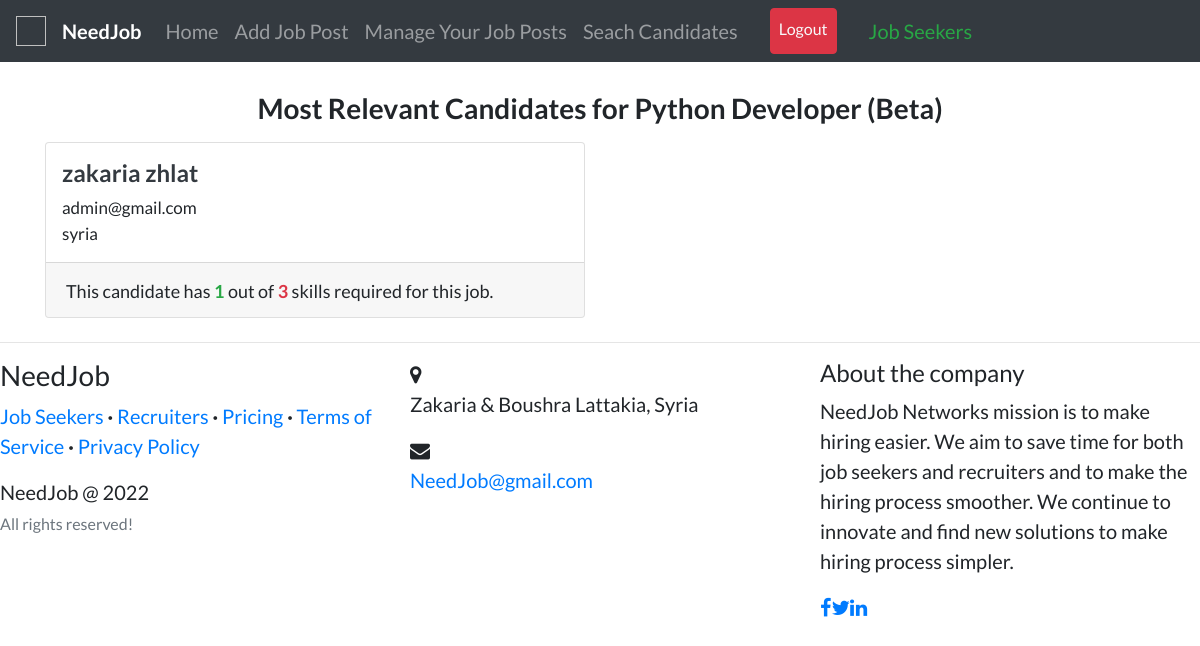
The page /hiring/job/python-developer/search/ (signed in) on the database as committed earlier.
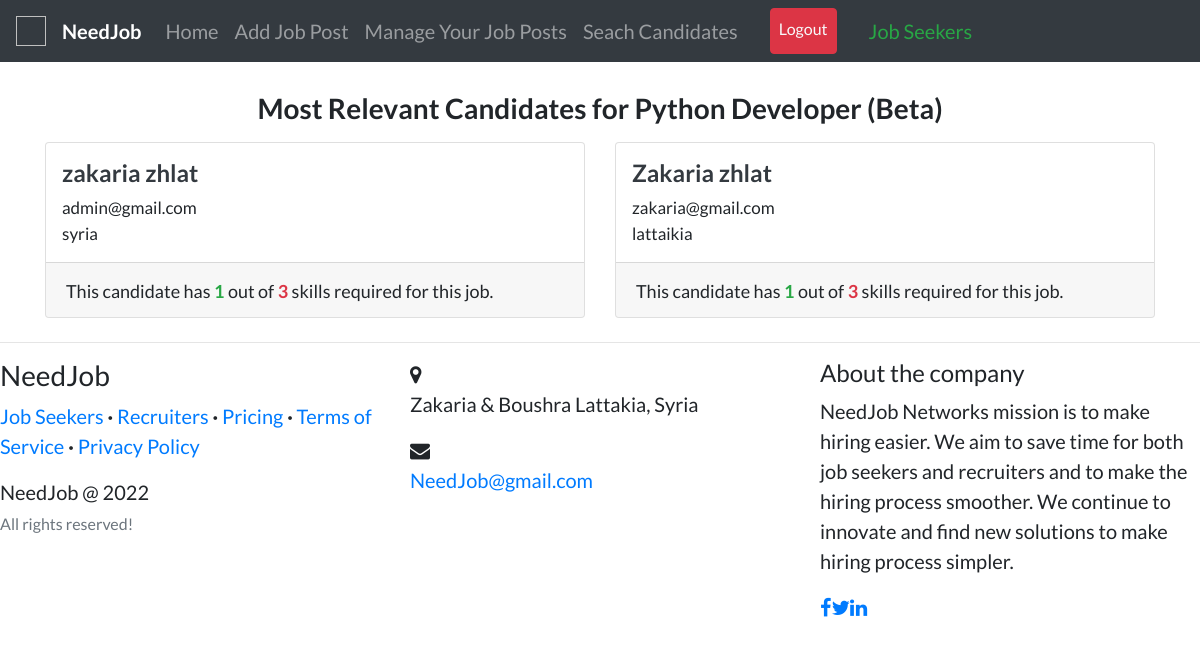
The same page on the database as committed later.
### candidates/models.py (models this page shows, shortened)
class Profile(models.Model):
    user = models.OneToOneField(
        User, on_delete=models.CASCADE, primary_key=True, related_name='profile')
    full_name = models.CharField(max_length=200, null=True, blank=True)
    country = CountryField(null=True, blank=True)
    location = models.CharField(max_length=255, null=True, blank=True)
    picture = models.ImageField(
        upload_to='img/users', null=True, verbose_name=""
    )
    resume = models.FileField(upload_to='resumes', null=True, blank=True)
    grad_year = models.IntegerField(blank=True)
    looking_for = models.CharField(
        max_length=30, choices=CHOICES, default='Full Time', null=True)
    slug = AutoSlugField(populate_from='user', unique=True)

### accounts/models.py (models this page shows, shortened)
class User(AbstractUser):
    username = None
    email = models.EmailField(
        verbose_name='email address',
        max_length=255,
        unique=True
    )
    date_of_birth = models.DateField(default='1990-01-01')
    gender = models.CharField(max_length=1, choices=GENDER_CHOICES, blank=True)
    picture = models.ImageField(
        upload_to='img/users', null=True, verbose_name=""
    )
    phone = PhoneNumberField()
    USERNAME_FIELD = 'email'
    REQUIRED_FIELDS = ['first_name', 'last_name']
    objects = UserManager()
    """
    def save(self, **kwargs):
        if not (self.is_staff or self.is_superuser):
            password = self.password
            if password is not None:
                self.set_password(password)
            super(User, self).save(**kwargs)
            name = f"{self.first_name} {self.last_name}"
            Profile.objects.create(
                name=name, dob=self.date_of_birth, user=self)
            return self
        else:
            return super(User, self).save(**kwargs)
    """

### recruiters/views.py (the view)
# urls.py: path('job/<slug>/search/', views.job_candidate_search,
@login_required
def job_candidate_search(request, slug):
    job = get_object_or_404(Job, slug=slug)
    relevant_candidates = []
    common = []
    applicants = Profile.objects.filter(looking_for=job.job_type)
    job_skills = []
    skills = str(job.skills_req).split(",")
    for skill in skills:
        job_skills.append(skill.strip().lower())
    for applicant in applicants:
        user = applicant.user
        skill_list = list(Skill.objects.filter(user=user))
        skills = []
        for i in skill_list:
            skills.append(i.skill.lower())
        common_skills = list(set(job_skills) & set(skills))
        if (len(common_skills) != 0 and len(common_skills) >= len(job_skills)//2):
            relevant_candidates.append(applicant)
            common.append(len(common_skills))
    objects = zip(relevant_candidates, common)
    objects = sorted(objects, key=lambda t: t[1], reverse=True)
    objects = objects[:100]
    context = {
        'rec_navbar': 1,
        'job': job,
        'objects': objects,
        'job_skills': len(job_skills),
        'relevant': len(relevant_candidates),
    }
    return render(request, 'recruiters/job_candidate_search.html', context)

### templates/recruiters/job_candidate_search.html (shortened to what this page needs)
{% extends "accounts/layout.html" %} {% load static %} {% block content %}
<br />
<div>
  <h3 class="text-center">
    <b>Most Relevant Candidates for {{job.title}} (Beta)</b>
  </h3>
  {% if relevant %}
  <div class="row">
    {% for profile, common in objects %}
    <div class="col-md-6">
      <div class="card card-signin my-2">
        <span class="ml-3 mt-3">
          <a href="{% url 'candidates:profile-view' profile.slug %}">
            {% if profile.full_name %}
            <h4 class="text-dark">
              <b>{{profile.full_name}}</b>
            </h4>
            {% else %}
            <h4 class="text-dark">
              <b>{{profile.user.username}}</b>
            </h4>
            {% endif %}
          </a>
          <p style="font-size: 17px">
            {{profile.user.email}}<br />
            {% if profile.location %} {{profile.location}} {% else %}
            {{profile.country.name}} {% endif %}
          </p>
        </span>
        <div class="card-footer">
          <span style="font-size: 18px"
            >This candidate has <b class="text-success">{{ common }} </b>out of
            <b class="text-danger">{{ job_skills }}</b> skills required for this
            job.</span
          >
        </div>
      </div>
    </div>
    {% endfor %}
  </div>
  {% endif %}
</div>
{% endblock content %}

Rows that differ between the two databases and show on the page:
added Profile: full_name "Zakaria zhlat", user.email "zakaria@gmail.com", location "lattaikia", common "1", grad_year "3"
